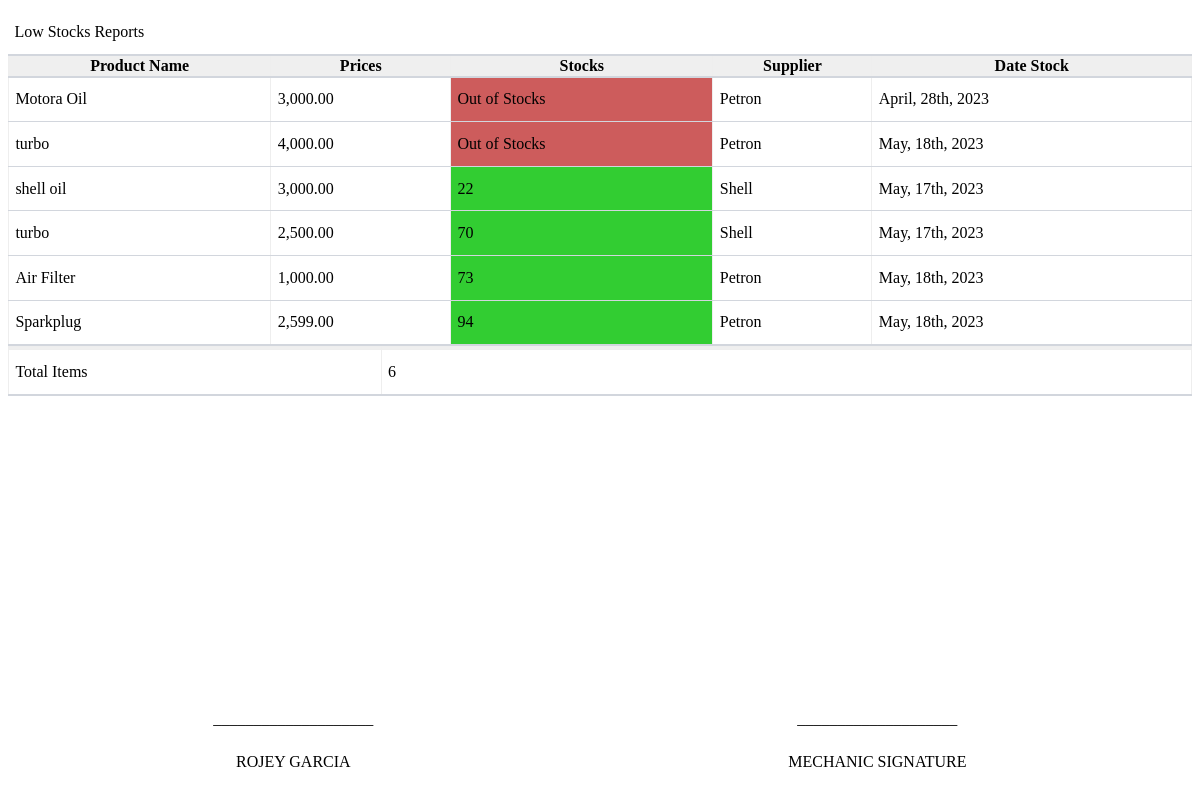
Screenshot of /pages/reciept/lowstock-details.php with the database file from the repository.
### tables this page shows
CREATE TABLE `product_inventory` (
  `p_id` int(64) NOT NULL,
  `p_product_code` varchar(255) NOT NULL,
  `p_name` varchar(255) NOT NULL,
  `p_description` varchar(255) NOT NULL,
  `p_qty_stock` int(64) NOT NULL,
  `p_on_hand` int(64) NOT NULL,
  `p_price` int(64) NOT NULL,
  `p_category` varchar(255) NOT NULL,
  `p_supplier` varchar(255) NOT NULL,
  `p_date_stock` date NOT NULL
);

### pages/reciept/lowstock-details.php (the view, shortened to what this page needs)
<?php
include_once('../../include/config.php');
  include_once('../../include/config2.php');
 ?>
<!DOCTYPE html>
<html>
<head>
</head>
<body>
           <table style="border: none;" >
              <thead style="background-color: transparent;border: none;">
                   <th width="82.5%"></th>
                    <th></th>
              </thead>
             <tbody>
            <td style="padding: none;">Low Stocks Reports</td>
            </tbody>
                </table>
           <table border="1" width="100%" >
               <thead>
                   <tr >
                     <th>Product Name</th>
                     <th>Prices</th>
                     <th>Stocks</th>
                      <th>Supplier</th>
                     <th>Date Stock</th>
                     </tr>
               </thead>
             <tbody>
                <?php
                     $sqlinventory = "SELECT * FROM product_inventory ORDER BY p_on_hand ASC";
                     $resultinventory = mysqli_query($con, $sqlinventory) or die(mysqli_error($db));
                     while ($row = mysqli_fetch_array($resultinventory)) {
                      $prodname = $row['p_name'];
                      $prodprice = $row['p_price'];
                      $prodstock = $row['p_on_hand'];
                      $proddatestock = $row['p_date_stock'];
                      $prodsupplier = $row['p_supplier'];
                      $mydate = strtotime($proddatestock);
                      echo '<tr>';
                      echo '<td>'.$prodname.'</td>';
                      echo '<td>';echo number_format($prodprice,'2');echo'</td>';
                      if($prodstock == 0){
                        echo '<td class="popcorn">Out of Stocks</td>';
                      }elseif($prodstock <= 20){
                        echo '<td class="popcorn1">'.$prodstock.'</td>';
                      }elseif($prodstock>=20){
                         echo '<td class="popcorn2">'.$prodstock.'</td>';
                      }
                      else{
                        echo '<td>'.$prodstock.'</td>';
                      }
                      echo '<td>'.$prodsupplier.'</td>';
                      echo "<td>";
                      echo date('F, jS, Y', $mydate);
                      echo"</td>";
                      echo '</tr>';
                      }
                      ?>
 			    	 </tbody>
                </table>
                  <table border="1" width="100%" >
               <thead style="border: none;">
                             <?php
                            $totalsql = "SELECT COUNT(p_id) as count FROM product_inventory";
                            $totalresult= mysqli_query($con,$totalsql);
                            $totaldata = mysqli_fetch_assoc($totalresult);
                            $totalcount = $totaldata['count'];
                            ?>
                   <tr >
                     <th width="31.5%"></th>
                    <th></th>
                     </tr>
               </thead>
             <tbody>
                    <td>Total Items</td>
                    <td><?php echo $totalcount; ?></td>
                     </tbody>
                </table>
                 <div class="footer">
                                <table style="text-align: center;border: none;">
                                <tbody>
                                    <tr>
                                    <td>____________________</td>
                                    <td>____________________</td>
                                    </tr>
                                    <tr>
                                    <td>ROJEY GARCIA</td>
                                    <td>MECHANIC SIGNATURE</td>
                                    </tr>
                                </tbody>
                            </table>
                        </div>
</body>
</html>

### pages/reciept/lowstock-details.php (style rules this page uses)
table { width: 100%; border: none; border-collapse: collapse; border-spacing: 0; border-bottom: 2px solid #d2d6dd; }
.popcorn { background-color: indianred; }
.popcorn2 { background-color: limegreen; }
.footer { position: absolute; right: 0; bottom: 0; left: 0; padding: 1rem; }
td { padding: .8rem 0.4rem; }
thead { border-top: 2px solid #d2d6dd; border-bottom: 2px solid #d2d6dd; background-color: #efefef; }

### rows the page displays
product_inventory: p_name "Motora Oil", p_price "3,000.00", p_on_hand "Out of Stocks", p_supplier "Petron", p_date_stock "April, 28th, 2023"
product_inventory: p_name "turbo", p_price "4,000.00", p_on_hand "Out of Stocks", p_supplier "Petron", p_date_stock "May, 18th, 2023"
product_inventory: p_name "shell oil", p_price "3,000.00", p_on_hand "22", p_supplier "Shell", p_date_stock "May, 17th, 2023"
product_inventory: p_name "turbo", p_price "2,500.00", p_on_hand "70", p_supplier "Shell", p_date_stock "May, 17th, 2023"
product_inventory: p_name "Air Filter", p_price "1,000.00", p_on_hand "73", p_supplier "Petron", p_date_stock "May, 18th, 2023"
product_inventory: p_name "Sparkplug", p_price "2,599.00", p_on_hand "94", p_supplier "Petron", p_date_stock "May, 18th, 2023"

### other values shown
$totalcount "6"
